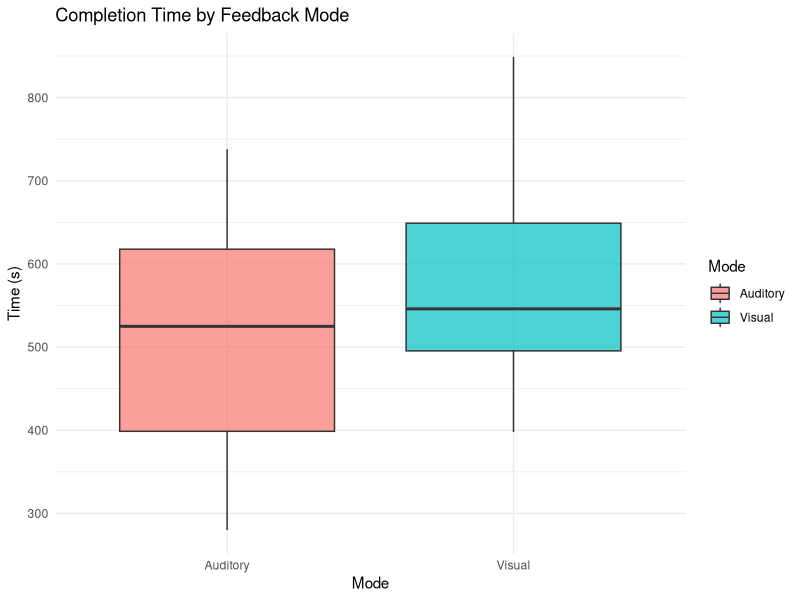
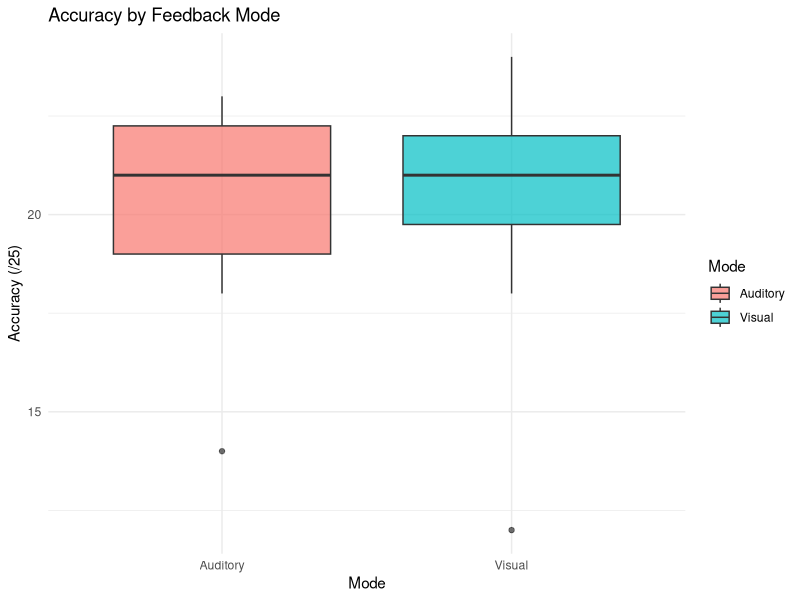
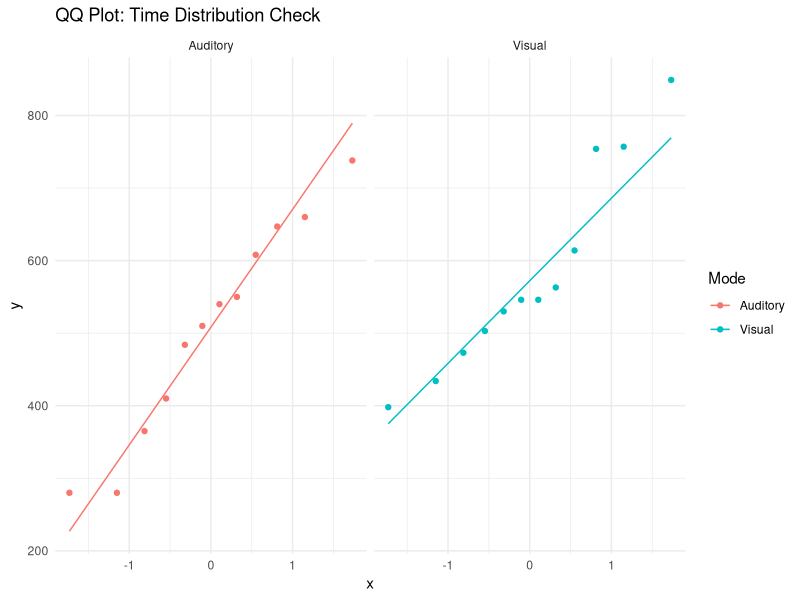
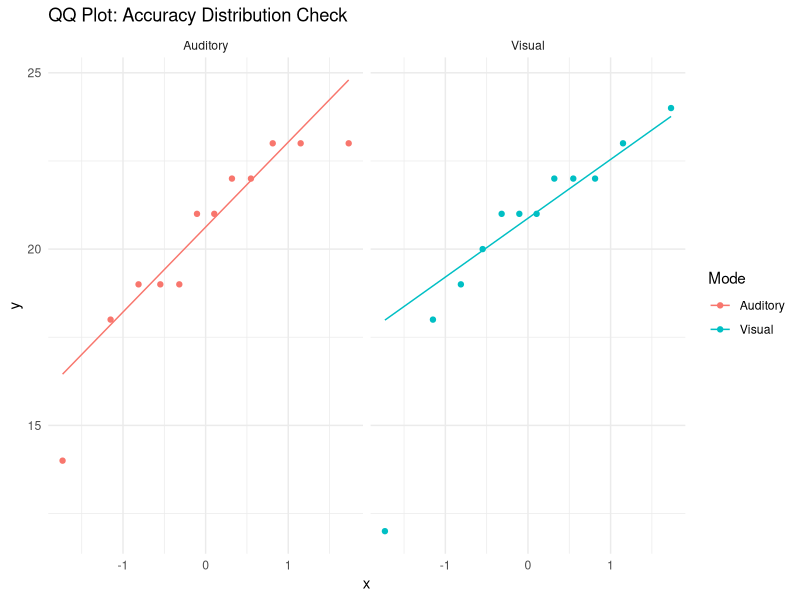
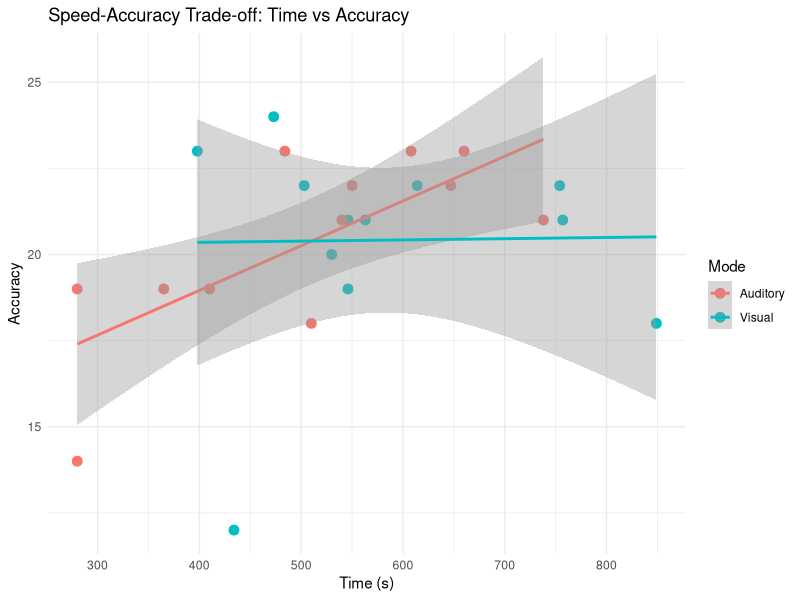

These charts were generated, in order, by the following R code:

# ==============================================================================
# HUMAN-COMPUTER INTERACTION: VISUAL VS. AUDITORY FEEDBACK ANALYSIS
# ==============================================================================

# Install tidyverse if you haven't already: install.packages("tidyverse")
library(tidyverse)

# install.packages("pwr")
library(pwr)

# ==============================================================================
# 1. DATA SETUP & PREPARATION
# ==============================================================================

# Load the partial data
visual_data <- data.frame(
  Mode = "Visual",
  Gender = c("F", "F", "M", "M", "F", "M", "M", "F", "M", "F", "M", "F"),
  Time = c(530, 398, 546, 546, 614, 757, 563, 434, 849, 754, 473, 503),
  Accuracy = c(20, 23, 21, 19, 22, 21, 21, 12, 18, 22, 24, 22)
)

audio_data <- data.frame(
  Mode = "Auditory",
  Gender = c("F", "F", "F", "M", "M", "M", "M", "M", "F", "F", "F", "M"),
  Time = c(608, 550, 365, 410, 738, 484, 660, 280, 540, 510, 280, 647),
  Accuracy = c(23, 22, 19, 19, 21, 23, 23, 19, 21, 18, 14, 22)
)

# Combine into one main dataframe
df <- bind_rows(visual_data, audio_data)

# Convert categorical variables to factors for proper statistical modeling
df$Mode <- as.factor(df$Mode)
df$Gender <- as.factor(df$Gender)


# ==============================================================================
# 2. DESCRIPTIVE STATISTICS (RESULTS SECTION)
# ==============================================================================

# Calculate counts, means, medians, standard deviations, and variance
summary_stats <- df %>%
  group_by(Mode) %>%
  summarise(
    Count = n(),
    
    # Time Statistics
    Mean_Time = mean(Time, na.rm = TRUE),
    Median_Time = median(Time, na.rm = TRUE),
    SD_Time = sd(Time, na.rm = TRUE),
    Var_Time = var(Time, na.rm = TRUE),
    
    # Accuracy Statistics
    Mean_Acc = mean(Accuracy, na.rm = TRUE),
    Median_Acc = median(Accuracy, na.rm = TRUE),
    SD_Acc = sd(Accuracy, na.rm = TRUE),
    Var_Acc = var(Accuracy, na.rm = TRUE)
  )

print("--- DESCRIPTIVE STATISTICS ---")
print(summary_stats)


# ==============================================================================
# 3. VISUALIZATIONS (RESULTS SECTION)
# ==============================================================================

# Box and Whisker Plot: Time by Mode
plot_time_box <- ggplot(df, aes(x = Mode, y = Time, fill = Mode)) +
  geom_boxplot(alpha = 0.7) +
  theme_minimal() +
  labs(title = "Completion Time by Feedback Mode", y = "Time (s)")
print(plot_time_box)

# Box and Whisker Plot: Accuracy by Mode
plot_acc_box <- ggplot(drop_na(df, Accuracy), aes(x = Mode, y = Accuracy, fill = Mode)) +
  geom_boxplot(alpha = 0.7) +
  theme_minimal() +
  labs(title = "Accuracy by Feedback Mode", y = "Accuracy (/25)")
print(plot_acc_box)

# QQ Plots to check for Normal Distribution in Time
plot_qq <- ggplot(df, aes(sample = Time, color = Mode)) +
  stat_qq() +
  stat_qq_line() +
  facet_wrap(~ Mode) +
  theme_minimal() +
  labs(title = "QQ Plot: Time Distribution Check")
print(plot_qq)

# QQ Plot to check for Normal Distribution in Accuracy
plot_qq_acc <- ggplot(drop_na(df, Accuracy), aes(sample = Accuracy, color = Mode)) +
  stat_qq() +
  stat_qq_line() +
  facet_wrap(~ Mode) +
  theme_minimal() +
  labs(title = "QQ Plot: Accuracy Distribution Check")
print(plot_qq_acc)

# Scatterplot: Time vs Accuracy (Speed-Accuracy Trade-off Visualized)
plot_scatter <- ggplot(drop_na(df, Accuracy), aes(x = Time, y = Accuracy, color = Mode)) +
  geom_point(size = 3) +
  geom_smooth(method = "lm", se = TRUE) + 
  theme_minimal() +
  labs(title = "Speed-Accuracy Trade-off: Time vs Accuracy", x = "Time (s)", y = "Accuracy")
print(plot_scatter)

# ==============================================================================
# 4. INFERENTIAL STATISTICS (ANALYSIS & RESULTS SECTIONS)
# ==============================================================================

print("--- INFERENTIAL STATISTICS ---")

# ---------------------------------------------------------
# 4a. Assumption Checks (Normality and Variance)
# ---------------------------------------------------------

print(">>> ASSUMPTION CHECKS: TIME <<<")

# Shapiro-Wilk Test for Normality (Time)
shapiro_visual_time <- shapiro.test(df$Time[df$Mode == "Visual"])
shapiro_audio_time <- shapiro.test(df$Time[df$Mode == "Auditory"])
print("Shapiro-Wilk Test (Visual Time):"); print(shapiro_visual_time)
print("Shapiro-Wilk Test (Auditory Time):"); print(shapiro_audio_time)

# F-Test for Equal Variances (Time)
var_test_time <- var.test(Time ~ Mode, data = df)
print("F-Test for Equal Variances (Time):"); print(var_test_time)


print(">>> ASSUMPTION CHECKS: ACCURACY <<<")

# Shapiro-Wilk Test for Normality (Accuracy) 
# Note: We use !is.na() to ignore the empty accuracy rows
shapiro_visual_acc <- shapiro.test(df$Accuracy[df$Mode == "Visual" & !is.na(df$Accuracy)])
shapiro_audio_acc <- shapiro.test(df$Accuracy[df$Mode == "Auditory" & !is.na(df$Accuracy)])
print("Shapiro-Wilk Test (Visual Accuracy):"); print(shapiro_visual_acc)
print("Shapiro-Wilk Test (Auditory Accuracy):"); print(shapiro_audio_acc)

# F-Test for Equal Variances (Accuracy)
var_test_acc <- var.test(Accuracy ~ Mode, data = df)
print("F-Test for Equal Variances (Accuracy):"); print(var_test_acc)


# ---------------------------------------------------------
# 4b. Group Comparisons (T-Tests)
# ---------------------------------------------------------

print(">>> T-TESTS: TIME <<<")

# TWO-TAILED T-TEST: "Is there a difference in time between modes?"
t_test_time_two <- t.test(Time ~ Mode, data = df)
print("Two-Tailed T-Test (Time vs Mode):"); print(t_test_time_two)

# ONE-TAILED T-TEST: "Is Auditory significantly SLOWER (less time) than Visual?"
# "alternative = less" tests if Auditory (Group 1) > Visual (Group 2).
t_test_time_one <- t.test(Time ~ Mode, data = df, alternative = "greater")
print("One-Tailed T-Test (Auditory Time < Visual Time):"); print(t_test_time_one)


print(">>> T-TESTS: ACCURACY <<<")

# TWO-TAILED T-TEST: "Is there a difference in accuracy between modes?"
t_test_acc_two <- t.test(Accuracy ~ Mode, data = df)
print("Two-Tailed T-Test (Accuracy vs Mode):"); print(t_test_acc_two)

# ONE-TAILED T-TEST: "Is Auditory significantly MORE ACCURATE (higher score) than Visual?"
# "alternative = greater" tests if Auditory (Group 1) > Visual (Group 2).
t_test_acc_one <- t.test(Accuracy ~ Mode, data = df, alternative = "greater")
print("One-Tailed T-Test (Auditory Accuracy > Visual Accuracy):"); print(t_test_acc_one)


# ---------------------------------------------------------
# 4c. Speed-Accuracy Trade-off (Correlation & Regression)
# ---------------------------------------------------------

print(">>> SPEED-ACCURACY TRADE-OFF <<<")

# Overall Pearson Correlation between Time and Accuracy (ignoring NAs)
cor_overall <- cor.test(df$Time, df$Accuracy, method = "pearson", use = "complete.obs")
print("Speed-Accuracy Trade-off (Overall Correlation):"); print(cor_overall)

# Least Squares Linear Regression Model (Does Mode and Time predict Accuracy?)
model_lm <- lm(Accuracy ~ Time * Mode, data = df)
print("Linear Regression Model Summary:"); print(summary(model_lm))

# ---------------------------------------------------------
# 5. POST-HOC POWER ANALYSIS (TYPE II ERROR)
# ---------------------------------------------------------

# Step 1: Dynamically extract the means, SDs, and sample sizes from your dataframe
# (Using na.rm = TRUE ensures it doesn't break if you have missing data)
mean_visual   <- mean(df$Time[df$Mode == "Visual"], na.rm = TRUE)
mean_auditory <- mean(df$Time[df$Mode == "Auditory"], na.rm = TRUE)

sd_visual   <- sd(df$Time[df$Mode == "Visual"], na.rm = TRUE)
sd_auditory <- sd(df$Time[df$Mode == "Auditory"], na.rm = TRUE)

n_visual   <- sum(df$Mode == "Visual" & !is.na(df$Time))
n_auditory <- sum(df$Mode == "Auditory" & !is.na(df$Time))

# Step 2: Calculate the Pooled Standard Deviation
# This is the statistical formula for combining the variance of two groups
numerator <- ((n_visual - 1) * sd_visual^2) + ((n_auditory - 1) * sd_auditory^2)
denominator <- (n_visual + n_auditory - 2)
pooled_sd <- sqrt(numerator / denominator)

# Step 3: Calculate Cohen's d (Effect Size)
# We use the absolute difference because power analyses require a positive effect size
effect_size_d <- abs(mean_visual - mean_auditory) / pooled_sd

# Step 4: Run the Power Analysis
# We use the average of the two group sizes just in case your final groups are slightly uneven
n_per_group <- (n_visual + n_auditory) / 2 

power_test <- pwr.t.test(
  n = n_per_group, 
  d = effect_size_d, 
  sig.level = 0.05, 
  type = "two.sample", 
  alternative = "greater" # "greater" is used here to indicate a one-tailed test
)

print("--- DYNAMIC POST-HOC POWER ANALYSIS ---")
print(power_test)
